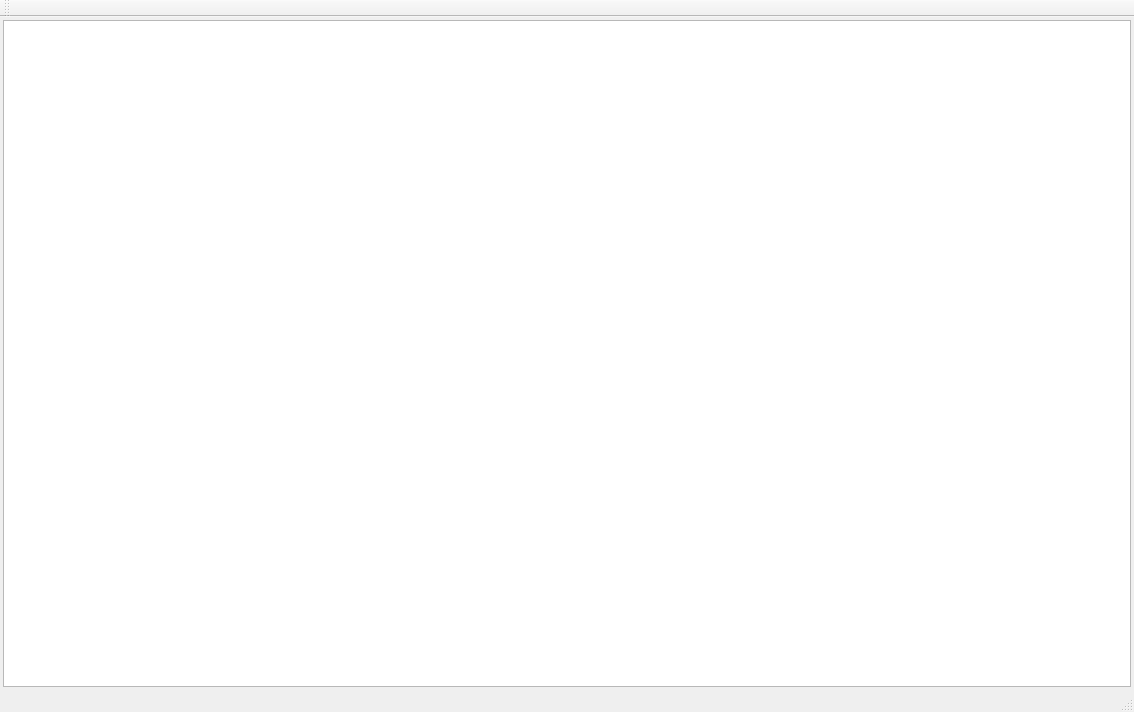
<?xml version="1.0" encoding="UTF-8"?>
<ui version="4.0">
 <class>MarkdownViewClass</class>
 <widget class="QMainWindow" name="MarkdownViewClass">
  <property name="geometry">
   <rect>
    <x>0</x>
    <y>0</y>
    <width>1134</width>
    <height>712</height>
   </rect>
  </property>
  <property name="windowTitle">
   <string>MarkdownView</string>
  </property>
  <widget class="QWidget" name="centralWidget">
   <layout class="QVBoxLayout" name="verticalLayout">
    <property name="spacing">
     <number>3</number>
    </property>
    <property name="leftMargin">
     <number>3</number>
    </property>
    <property name="topMargin">
     <number>3</number>
    </property>
    <property name="rightMargin">
     <number>3</number>
    </property>
    <property name="bottomMargin">
     <number>3</number>
    </property>
    <item>
     <widget class="QTextEdit" name="textEdit">
      <property name="readOnly">
       <bool>true</bool>
      </property>
     </widget>
    </item>
   </layout>
  </widget>
  <widget class="QMenuBar" name="menuBar">
   <property name="geometry">
    <rect>
     <x>0</x>
     <y>0</y>
     <width>1134</width>
     <height>23</height>
    </rect>
   </property>
  </widget>
  <widget class="QToolBar" name="mainToolBar">
   <attribute name="toolBarArea">
    <enum>TopToolBarArea</enum>
   </attribute>
   <attribute name="toolBarBreak">
    <bool>false</bool>
   </attribute>
  </widget>
  <widget class="QStatusBar" name="statusBar"/>
 </widget>
 <layoutdefault spacing="6" margin="11"/>
 <resources/>
 <connections/>
</ui>
